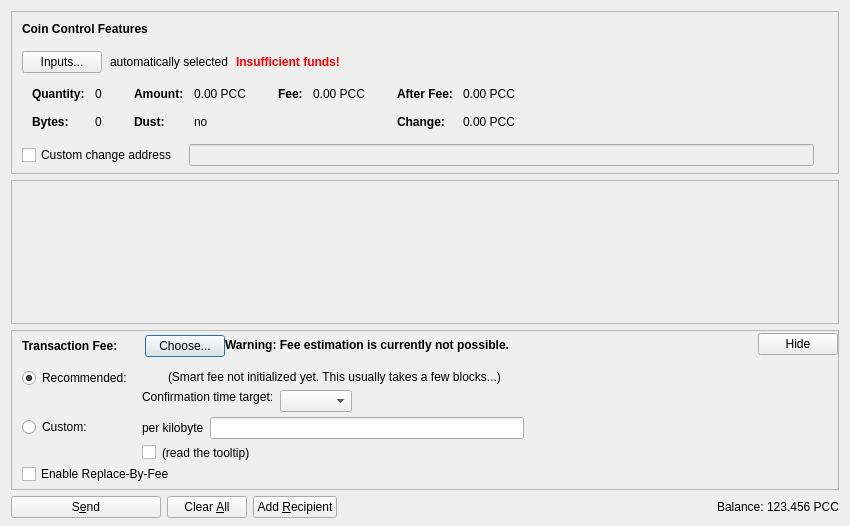
<?xml version="1.0" encoding="UTF-8"?>
<ui version="4.0">
 <class>SendCoinsDialog</class>
 <widget class="QDialog" name="SendCoinsDialog">
  <property name="geometry">
   <rect>
    <x>0</x>
    <y>0</y>
    <width>850</width>
    <height>526</height>
   </rect>
  </property>
  <property name="windowTitle">
   <string>Send Coins</string>
  </property>
  <layout class="QVBoxLayout" name="verticalLayout" stretch="0,1,0,0">
   <property name="bottomMargin">
    <number>8</number>
   </property>
   <item>
    <widget class="QFrame" name="frameCoinControl">
     <property name="sizePolicy">
      <sizepolicy hsizetype="Expanding" vsizetype="Expanding">
       <horstretch>0</horstretch>
       <verstretch>0</verstretch>
      </sizepolicy>
     </property>
     <property name="maximumSize">
      <size>
       <width>16777215</width>
       <height>16777215</height>
      </size>
     </property>
     <property name="frameShape">
      <enum>QFrame::StyledPanel</enum>
     </property>
     <property name="frameShadow">
      <enum>QFrame::Sunken</enum>
     </property>
     <layout class="QVBoxLayout" name="verticalLayoutCoinControl2">
      <property name="spacing">
       <number>0</number>
      </property>
      <property name="leftMargin">
       <number>0</number>
      </property>
      <property name="topMargin">
       <number>0</number>
      </property>
      <property name="rightMargin">
       <number>0</number>
      </property>
      <property name="bottomMargin">
       <number>6</number>
      </property>
      <item>
       <layout class="QVBoxLayout" name="verticalLayoutCoinControl" stretch="0,0,0,0,1">
        <property name="spacing">
         <number>0</number>
        </property>
        <property name="leftMargin">
         <number>10</number>
        </property>
        <property name="topMargin">
         <number>10</number>
        </property>
        <item>
         <layout class="QHBoxLayout" name="horizontalLayoutCoinControl1">
          <property name="bottomMargin">
           <number>15</number>
          </property>
          <item>
           <widget class="QLabel" name="labelCoinControlFeatures">
            <property name="sizePolicy">
             <sizepolicy hsizetype="Preferred" vsizetype="Maximum">
              <horstretch>0</horstretch>
              <verstretch>0</verstretch>
             </sizepolicy>
            </property>
            <property name="font">
             <font>
              <weight>75</weight>
              <bold>true</bold>
             </font>
            </property>
            <property name="styleSheet">
             <string notr="true">font-weight:bold;</string>
            </property>
            <property name="text">
             <string>Coin Control Features</string>
            </property>
           </widget>
          </item>
         </layout>
        </item>
        <item>
         <layout class="QHBoxLayout" name="horizontalLayoutCoinControl2" stretch="0,0,0,0">
          <property name="spacing">
           <number>8</number>
          </property>
          <property name="bottomMargin">
           <number>10</number>
          </property>
          <item>
           <widget class="QPushButton" name="pushButtonCoinControl">
            <property name="styleSheet">
             <string notr="true"/>
            </property>
            <property name="text">
             <string>Inputs...</string>
            </property>
            <property name="autoDefault">
             <bool>false</bool>
            </property>
           </widget>
          </item>
          <item>
           <widget class="QLabel" name="labelCoinControlAutomaticallySelected">
            <property name="text">
             <string>automatically selected</string>
            </property>
            <property name="margin">
             <number>5</number>
            </property>
           </widget>
          </item>
          <item>
           <widget class="QLabel" name="labelCoinControlInsuffFunds">
            <property name="font">
             <font>
              <weight>75</weight>
              <bold>true</bold>
             </font>
            </property>
            <property name="styleSheet">
             <string notr="true">color:red;font-weight:bold;</string>
            </property>
            <property name="text">
             <string>Insufficient funds!</string>
            </property>
            <property name="margin">
             <number>5</number>
            </property>
           </widget>
          </item>
          <item>
           <spacer name="horizontalSpacerCoinControl">
            <property name="orientation">
             <enum>Qt::Horizontal</enum>
            </property>
            <property name="sizeHint" stdset="0">
             <size>
              <width>40</width>
              <height>1</height>
             </size>
            </property>
           </spacer>
          </item>
         </layout>
        </item>
        <item>
         <widget class="QWidget" name="widgetCoinControl" native="true">
          <property name="sizePolicy">
           <sizepolicy hsizetype="Preferred" vsizetype="Preferred">
            <horstretch>0</horstretch>
            <verstretch>0</verstretch>
           </sizepolicy>
          </property>
          <property name="minimumSize">
           <size>
            <width>0</width>
            <height>0</height>
           </size>
          </property>
          <property name="styleSheet">
           <string notr="true"/>
          </property>
          <layout class="QHBoxLayout" name="horizontalLayoutCoinControl5">
           <property name="leftMargin">
            <number>0</number>
           </property>
           <property name="topMargin">
            <number>0</number>
           </property>
           <property name="rightMargin">
            <number>0</number>
           </property>
           <property name="bottomMargin">
            <number>0</number>
           </property>
           <item>
            <layout class="QHBoxLayout" name="horizontalLayoutCoinControl3" stretch="0,0,0,1">
             <property name="spacing">
              <number>20</number>
             </property>
             <property name="topMargin">
              <number>0</number>
             </property>
             <property name="bottomMargin">
              <number>10</number>
             </property>
             <item>
              <layout class="QFormLayout" name="formLayoutCoinControl1">
               <property name="horizontalSpacing">
                <number>10</number>
               </property>
               <property name="verticalSpacing">
                <number>14</number>
               </property>
               <property name="leftMargin">
                <number>10</number>
               </property>
               <property name="topMargin">
                <number>4</number>
               </property>
               <property name="rightMargin">
                <number>6</number>
               </property>
               <item row="0" column="0">
                <widget class="QLabel" name="labelCoinControlQuantityText">
                 <property name="font">
                  <font>
                   <weight>75</weight>
                   <bold>true</bold>
                  </font>
                 </property>
                 <property name="text">
                  <string>Quantity:</string>
                 </property>
                 <property name="margin">
                  <number>0</number>
                 </property>
                </widget>
               </item>
               <item row="0" column="1">
                <widget class="QLabel" name="labelCoinControlQuantity">
                 <property name="cursor">
                  <cursorShape>IBeamCursor</cursorShape>
                 </property>
                 <property name="contextMenuPolicy">
                  <enum>Qt::ActionsContextMenu</enum>
                 </property>
                 <property name="text">
                  <string notr="true">0</string>
                 </property>
                 <property name="margin">
                  <number>0</number>
                 </property>
                 <property name="textInteractionFlags">
                  <set>Qt::LinksAccessibleByMouse|Qt::TextSelectableByKeyboard|Qt::TextSelectableByMouse</set>
                 </property>
                </widget>
               </item>
               <item row="1" column="0">
                <widget class="QLabel" name="labelCoinControlBytesText">
                 <property name="font">
                  <font>
                   <weight>75</weight>
                   <bold>true</bold>
                  </font>
                 </property>
                 <property name="text">
                  <string>Bytes:</string>
                 </property>
                </widget>
               </item>
               <item row="1" column="1">
                <widget class="QLabel" name="labelCoinControlBytes">
                 <property name="cursor">
                  <cursorShape>IBeamCursor</cursorShape>
                 </property>
                 <property name="contextMenuPolicy">
                  <enum>Qt::ActionsContextMenu</enum>
                 </property>
                 <property name="text">
                  <string notr="true">0</string>
                 </property>
                 <property name="textInteractionFlags">
                  <set>Qt::LinksAccessibleByMouse|Qt::TextSelectableByKeyboard|Qt::TextSelectableByMouse</set>
                 </property>
                </widget>
               </item>
              </layout>
             </item>
             <item>
              <layout class="QFormLayout" name="formLayoutCoinControl2">
               <property name="horizontalSpacing">
                <number>10</number>
               </property>
               <property name="verticalSpacing">
                <number>14</number>
               </property>
               <property name="leftMargin">
                <number>6</number>
               </property>
               <property name="topMargin">
                <number>4</number>
               </property>
               <property name="rightMargin">
                <number>6</number>
               </property>
               <item row="0" column="0">
                <widget class="QLabel" name="labelCoinControlAmountText">
                 <property name="font">
                  <font>
                   <weight>75</weight>
                   <bold>true</bold>
                  </font>
                 </property>
                 <property name="text">
                  <string>Amount:</string>
                 </property>
                 <property name="margin">
                  <number>0</number>
                 </property>
                </widget>
               </item>
               <item row="0" column="1">
                <widget class="QLabel" name="labelCoinControlAmount">
                 <property name="cursor">
                  <cursorShape>IBeamCursor</cursorShape>
                 </property>
                 <property name="contextMenuPolicy">
                  <enum>Qt::ActionsContextMenu</enum>
                 </property>
                 <property name="text">
                  <string notr="true">0.00 PCC</string>
                 </property>
                 <property name="textInteractionFlags">
                  <set>Qt::LinksAccessibleByMouse|Qt::TextSelectableByKeyboard|Qt::TextSelectableByMouse</set>
                 </property>
                </widget>
               </item>
               <item row="1" column="0">
                <widget class="QLabel" name="labelCoinControlLowOutputText">
                 <property name="font">
                  <font>
                   <weight>75</weight>
                   <bold>true</bold>
                  </font>
                 </property>
                 <property name="text">
                  <string>Dust:</string>
                 </property>
                </widget>
               </item>
               <item row="1" column="1">
                <widget class="QLabel" name="labelCoinControlLowOutput">
                 <property name="cursor">
                  <cursorShape>IBeamCursor</cursorShape>
                 </property>
                 <property name="contextMenuPolicy">
                  <enum>Qt::ActionsContextMenu</enum>
                 </property>
                 <property name="text">
                  <string notr="true">no</string>
                 </property>
                 <property name="textInteractionFlags">
                  <set>Qt::LinksAccessibleByMouse|Qt::TextSelectableByKeyboard|Qt::TextSelectableByMouse</set>
                 </property>
                </widget>
               </item>
              </layout>
             </item>
             <item>
              <layout class="QFormLayout" name="formLayoutCoinControl3">
               <property name="horizontalSpacing">
                <number>10</number>
               </property>
               <property name="verticalSpacing">
                <number>14</number>
               </property>
               <property name="leftMargin">
                <number>6</number>
               </property>
               <property name="topMargin">
                <number>4</number>
               </property>
               <property name="rightMargin">
                <number>6</number>
               </property>
               <item row="0" column="0">
                <widget class="QLabel" name="labelCoinControlFeeText">
                 <property name="font">
                  <font>
                   <weight>75</weight>
                   <bold>true</bold>
                  </font>
                 </property>
                 <property name="text">
                  <string>Fee:</string>
                 </property>
                 <property name="margin">
                  <number>0</number>
                 </property>
                </widget>
               </item>
               <item row="0" column="1">
                <widget class="QLabel" name="labelCoinControlFee">
                 <property name="cursor">
                  <cursorShape>IBeamCursor</cursorShape>
                 </property>
                 <property name="contextMenuPolicy">
                  <enum>Qt::ActionsContextMenu</enum>
                 </property>
                 <property name="text">
                  <string notr="true">0.00 PCC</string>
                 </property>
                 <property name="textInteractionFlags">
                  <set>Qt::LinksAccessibleByMouse|Qt::TextSelectableByKeyboard|Qt::TextSelectableByMouse</set>
                 </property>
                </widget>
               </item>
              </layout>
             </item>
             <item>
              <layout class="QFormLayout" name="formLayoutCoinControl4">
               <property name="horizontalSpacing">
                <number>10</number>
               </property>
               <property name="verticalSpacing">
                <number>14</number>
               </property>
               <property name="leftMargin">
                <number>6</number>
               </property>
               <property name="topMargin">
                <number>4</number>
               </property>
               <property name="rightMargin">
                <number>6</number>
               </property>
               <item row="0" column="0">
                <widget class="QLabel" name="labelCoinControlAfterFeeText">
                 <property name="font">
                  <font>
                   <weight>75</weight>
                   <bold>true</bold>
                  </font>
                 </property>
                 <property name="text">
                  <string>After Fee:</string>
                 </property>
                 <property name="margin">
                  <number>0</number>
                 </property>
                </widget>
               </item>
               <item row="0" column="1">
                <widget class="QLabel" name="labelCoinControlAfterFee">
                 <property name="cursor">
                  <cursorShape>IBeamCursor</cursorShape>
                 </property>
                 <property name="contextMenuPolicy">
                  <enum>Qt::ActionsContextMenu</enum>
                 </property>
                 <property name="text">
                  <string notr="true">0.00 PCC</string>
                 </property>
                 <property name="textInteractionFlags">
                  <set>Qt::LinksAccessibleByMouse|Qt::TextSelectableByKeyboard|Qt::TextSelectableByMouse</set>
                 </property>
                </widget>
               </item>
               <item row="1" column="0">
                <widget class="QLabel" name="labelCoinControlChangeText">
                 <property name="font">
                  <font>
                   <weight>75</weight>
                   <bold>true</bold>
                  </font>
                 </property>
                 <property name="text">
                  <string>Change:</string>
                 </property>
                </widget>
               </item>
               <item row="1" column="1">
                <widget class="QLabel" name="labelCoinControlChange">
                 <property name="cursor">
                  <cursorShape>IBeamCursor</cursorShape>
                 </property>
                 <property name="contextMenuPolicy">
                  <enum>Qt::ActionsContextMenu</enum>
                 </property>
                 <property name="text">
                  <string notr="true">0.00 PCC</string>
                 </property>
                 <property name="textInteractionFlags">
                  <set>Qt::LinksAccessibleByMouse|Qt::TextSelectableByKeyboard|Qt::TextSelectableByMouse</set>
                 </property>
                </widget>
               </item>
              </layout>
             </item>
            </layout>
           </item>
          </layout>
         </widget>
        </item>
        <item>
         <layout class="QHBoxLayout" name="horizontalLayoutCoinControl4" stretch="0,0,0">
          <property name="spacing">
           <number>12</number>
          </property>
          <property name="sizeConstraint">
           <enum>QLayout::SetDefaultConstraint</enum>
          </property>
          <property name="topMargin">
           <number>5</number>
          </property>
          <property name="rightMargin">
           <number>5</number>
          </property>
          <item>
           <widget class="QCheckBox" name="checkBoxCoinControlChange">
            <property name="toolTip">
             <string>If this is activated, but the change address is empty or invalid, change will be sent to a newly generated address.</string>
            </property>
            <property name="text">
             <string>Custom change address</string>
            </property>
           </widget>
          </item>
          <item>
           <widget class="QValidatedLineEdit" name="lineEditCoinControlChange">
            <property name="enabled">
             <bool>false</bool>
            </property>
            <property name="sizePolicy">
             <sizepolicy hsizetype="Expanding" vsizetype="Fixed">
              <horstretch>0</horstretch>
              <verstretch>0</verstretch>
             </sizepolicy>
            </property>
           </widget>
          </item>
          <item>
           <widget class="QLabel" name="labelCoinControlChangeLabel">
            <property name="sizePolicy">
             <sizepolicy hsizetype="Preferred" vsizetype="Expanding">
              <horstretch>0</horstretch>
              <verstretch>0</verstretch>
             </sizepolicy>
            </property>
            <property name="minimumSize">
             <size>
              <width>0</width>
              <height>0</height>
             </size>
            </property>
            <property name="text">
             <string/>
            </property>
            <property name="margin">
             <number>3</number>
            </property>
           </widget>
          </item>
         </layout>
        </item>
        <item>
         <spacer name="verticalSpacerCoinControl">
          <property name="orientation">
           <enum>Qt::Vertical</enum>
          </property>
          <property name="sizeHint" stdset="0">
           <size>
            <width>800</width>
            <height>1</height>
           </size>
          </property>
         </spacer>
        </item>
       </layout>
      </item>
     </layout>
    </widget>
   </item>
   <item>
    <widget class="QScrollArea" name="scrollArea">
     <property name="widgetResizable">
      <bool>true</bool>
     </property>
     <widget class="QWidget" name="scrollAreaWidgetContents">
      <property name="geometry">
       <rect>
        <x>0</x>
        <y>0</y>
        <width>830</width>
        <height>104</height>
       </rect>
      </property>
      <layout class="QVBoxLayout" name="verticalLayout_2" stretch="0,1">
       <property name="leftMargin">
        <number>0</number>
       </property>
       <property name="topMargin">
        <number>0</number>
       </property>
       <property name="rightMargin">
        <number>0</number>
       </property>
       <property name="bottomMargin">
        <number>0</number>
       </property>
       <item>
        <layout class="QVBoxLayout" name="entries">
         <property name="spacing">
          <number>6</number>
         </property>
        </layout>
       </item>
       <item>
        <spacer name="verticalSpacer">
         <property name="orientation">
          <enum>Qt::Vertical</enum>
         </property>
         <property name="sizeHint" stdset="0">
          <size>
           <width>20</width>
           <height>40</height>
          </size>
         </property>
        </spacer>
       </item>
      </layout>
     </widget>
    </widget>
   </item>
   <item>
    <widget class="QFrame" name="frameFee">
     <property name="sizePolicy">
      <sizepolicy hsizetype="Expanding" vsizetype="Expanding">
       <horstretch>0</horstretch>
       <verstretch>0</verstretch>
      </sizepolicy>
     </property>
     <property name="maximumSize">
      <size>
       <width>16777215</width>
       <height>16777215</height>
      </size>
     </property>
     <property name="frameShape">
      <enum>QFrame::StyledPanel</enum>
     </property>
     <property name="frameShadow">
      <enum>QFrame::Sunken</enum>
     </property>
     <layout class="QVBoxLayout" name="verticalLayoutFee1">
      <property name="spacing">
       <number>0</number>
      </property>
      <property name="leftMargin">
       <number>0</number>
      </property>
      <property name="topMargin">
       <number>0</number>
      </property>
      <property name="rightMargin">
       <number>0</number>
      </property>
      <property name="bottomMargin">
       <number>0</number>
      </property>
      <item>
       <layout class="QVBoxLayout" name="verticalLayoutFee2" stretch="0,0,0">
        <property name="spacing">
         <number>0</number>
        </property>
        <property name="leftMargin">
         <number>10</number>
        </property>
        <property name="topMargin">
         <number>0</number>
        </property>
        <item>
         <layout class="QHBoxLayout" name="horizontalLayoutFee1">
          <property name="bottomMargin">
           <number>0</number>
          </property>
          <item>
           <layout class="QVBoxLayout" name="verticalLayoutFee7">
            <property name="spacing">
             <number>0</number>
            </property>
            <item>
             <spacer name="verticalSpacerSmartFee">
              <property name="orientation">
               <enum>Qt::Vertical</enum>
              </property>
              <property name="sizeType">
               <enum>QSizePolicy::Fixed</enum>
              </property>
              <property name="sizeHint" stdset="0">
               <size>
                <width>1</width>
                <height>4</height>
               </size>
              </property>
             </spacer>
            </item>
            <item>
             <layout class="QHBoxLayout" name="horizontalLayoutSmartFee">
              <property name="spacing">
               <number>10</number>
              </property>
              <item>
               <widget class="QLabel" name="labelFeeHeadline">
                <property name="sizePolicy">
                 <sizepolicy hsizetype="Preferred" vsizetype="Maximum">
                  <horstretch>0</horstretch>
                  <verstretch>0</verstretch>
                 </sizepolicy>
                </property>
                <property name="font">
                 <font>
                  <weight>75</weight>
                  <bold>true</bold>
                 </font>
                </property>
                <property name="styleSheet">
                 <string notr="true">font-weight:bold;</string>
                </property>
                <property name="text">
                 <string>Transaction Fee:</string>
                </property>
               </widget>
              </item>
              <item>
               <widget class="QLabel" name="labelFeeMinimized">
                <property name="text">
                 <string/>
                </property>
               </widget>
              </item>
              <item>
               <widget class="QPushButton" name="buttonChooseFee">
                <property name="text">
                 <string>Choose...</string>
                </property>
               </widget>
              </item>
             </layout>
            </item>
            <item>
             <spacer name="verticalSpacer_5">
              <property name="orientation">
               <enum>Qt::Vertical</enum>
              </property>
              <property name="sizeHint" stdset="0">
               <size>
                <width>1</width>
                <height>1</height>
               </size>
              </property>
             </spacer>
            </item>
           </layout>
          </item>
          <item>
           <widget class="QLabel" name="fallbackFeeWarningLabel">
            <property name="toolTip">
             <string>Using the fallbackfee can result in sending a transaction that will take several hours or days (or never) to confirm. Consider choosing your fee manually or wait until you have validated the complete chain.</string>
            </property>
            <property name="font">
            <font>
                <weight>75</weight>
                <bold>true</bold>
            </font>
            </property>
            <property name="text">
             <string>Warning: Fee estimation is currently not possible.</string>
            </property>
            <property name="wordWrap">
             <bool>false</bool>
            </property>
           </widget>
          </item>
          <item>
           <spacer name="horizontalSpacer_4">
            <property name="orientation">
             <enum>Qt::Horizontal</enum>
            </property>
            <property name="sizeType">
             <enum>QSizePolicy::MinimumExpanding</enum>
            </property>
            <property name="sizeHint" stdset="0">
             <size>
              <width>40</width>
              <height>20</height>
             </size>
            </property>
           </spacer>
          </item>
          <item>
           <widget class="QPushButton" name="buttonMinimizeFee">
            <property name="toolTip">
             <string>collapse fee-settings</string>
            </property>
            <property name="text">
             <string>Hide</string>
            </property>
           </widget>
          </item>
         </layout>
        </item>
        <item>
         <widget class="QFrame" name="frameFeeSelection">
          <layout class="QVBoxLayout" name="verticalLayoutFee12">
           <property name="spacing">
            <number>0</number>
           </property>
           <property name="leftMargin">
            <number>0</number>
           </property>
           <property name="topMargin">
            <number>0</number>
           </property>
           <property name="rightMargin">
            <number>0</number>
           </property>
           <property name="bottomMargin">
            <number>0</number>
           </property>
           <item>
            <layout class="QGridLayout" name="gridLayoutFee">
             <property name="topMargin">
              <number>10</number>
             </property>
             <property name="bottomMargin">
              <number>4</number>
             </property>
             <property name="horizontalSpacing">
              <number>10</number>
             </property>
             <property name="verticalSpacing">
              <number>4</number>
             </property>
             <item row="1" column="1">
              <layout class="QVBoxLayout" name="verticalLayoutFee8">
               <property name="spacing">
                <number>6</number>
               </property>
               <item>
                <layout class="QHBoxLayout" name="horizontalLayoutFee13">
                 <item>
                  <widget class="QLabel" name="labelCustomPerKilobyte">
                   <property name="toolTip">
                    <string>Specify a custom fee per kB (1,000 bytes) of the transaction's virtual size.

Note:  Since the fee is calculated on a per-byte basis, a fee of "100 satoshis per kB" for a transaction size of 500 bytes (half of 1 kB) would ultimately yield a fee of only 50 satoshis.</string>
                   </property>
                   <property name="text">
                    <string>per kilobyte</string>
                   </property>
                  </widget>
                 </item>
                 <item>
                  <widget class="PaycheckCashAmountField" name="customFee"/>
                 </item>
                 <item>
                  <spacer name="horizontalSpacer_6">
                   <property name="orientation">
                    <enum>Qt::Horizontal</enum>
                   </property>
                   <property name="sizeHint" stdset="0">
                    <size>
                     <width>1</width>
                     <height>1</height>
                    </size>
                   </property>
                  </spacer>
                 </item>
                </layout>
               </item>
               <item>
                <layout class="QHBoxLayout" name="horizontalLayoutFee8">
                 <item>
                  <widget class="QCheckBox" name="checkBoxMinimumFee">
                   <property name="toolTip">
                    <string>Paying only the minimum fee is just fine as long as there is less transaction volume than space in the blocks. But be aware that this can end up in a never confirming transaction once there is more demand for paycheckcash transactions than the network can process.</string>
                   </property>
                   <property name="text">
                    <string/>
                   </property>
                  </widget>
                 </item>
                 <item>
                  <widget class="QLabel" name="labelMinFeeWarning">
                   <property name="enabled">
                    <bool>true</bool>
                   </property>
                   <property name="toolTip">
                    <string>Paying only the minimum fee is just fine as long as there is less transaction volume than space in the blocks. But be aware that this can end up in a never confirming transaction once there is more demand for paycheckcash transactions than the network can process.</string>
                   </property>
                   <property name="text">
                    <string>(read the tooltip)</string>
                   </property>
                   <property name="margin">
                    <number>5</number>
                   </property>
                  </widget>
                 </item>
                 <item>
                  <spacer name="horizontalSpacer_2">
                   <property name="orientation">
                    <enum>Qt::Horizontal</enum>
                   </property>
                   <property name="sizeHint" stdset="0">
                    <size>
                     <width>1</width>
                     <height>1</height>
                    </size>
                   </property>
                  </spacer>
                 </item>
                </layout>
               </item>
              </layout>
             </item>
             <item row="0" column="0">
              <layout class="QVBoxLayout" name="verticalLayoutFee4" stretch="0,1">
               <item>
                <widget class="QRadioButton" name="radioSmartFee">
                 <property name="text">
                  <string>Recommended:</string>
                 </property>
                 <property name="checked">
                  <bool>true</bool>
                 </property>
                 <attribute name="buttonGroup">
                  <string notr="true">groupFee</string>
                 </attribute>
                </widget>
               </item>
               <item>
                <spacer name="verticalSpacer_2">
                 <property name="orientation">
                  <enum>Qt::Vertical</enum>
                 </property>
                 <property name="sizeHint" stdset="0">
                  <size>
                   <width>1</width>
                   <height>1</height>
                  </size>
                 </property>
                </spacer>
               </item>
              </layout>
             </item>
             <item row="1" column="0">
              <layout class="QVBoxLayout" name="verticalLayoutFee9" stretch="0,1">
               <item>
                <widget class="QRadioButton" name="radioCustomFee">
                 <property name="text">
                  <string>Custom:</string>
                 </property>
                 <attribute name="buttonGroup">
                  <string notr="true">groupFee</string>
                 </attribute>
                </widget>
               </item>
               <item>
                <spacer name="verticalSpacer_6">
                 <property name="orientation">
                  <enum>Qt::Vertical</enum>
                 </property>
                 <property name="sizeHint" stdset="0">
                  <size>
                   <width>1</width>
                   <height>1</height>
                  </size>
                 </property>
                </spacer>
               </item>
              </layout>
             </item>
             <item row="0" column="1">
              <layout class="QVBoxLayout" name="verticalLayoutFee3" stretch="0,0,1">
               <property name="spacing">
                <number>6</number>
               </property>
               <property name="topMargin">
                <number>2</number>
               </property>
               <item>
                <layout class="QHBoxLayout" name="horizontalLayoutFee12">
                 <item>
                  <widget class="QLabel" name="labelSmartFee">
                   <property name="text">
                    <string/>
                   </property>
                   <property name="margin">
                    <number>2</number>
                   </property>
                  </widget>
                 </item>
                 <item>
                  <widget class="QLabel" name="labelFeeEstimation">
                   <property name="text">
                    <string/>
                   </property>
                  </widget>
                 </item>
                 <item>
                  <widget class="QLabel" name="labelSmartFee2">
                   <property name="text">
                    <string>(Smart fee not initialized yet. This usually takes a few blocks...)</string>
                   </property>
                   <property name="margin">
                    <number>2</number>
                   </property>
                  </widget>
                 </item>
                 <item>
                  <spacer name="horizontalSpacer_5">
                   <property name="orientation">
                    <enum>Qt::Horizontal</enum>
                   </property>
                   <property name="sizeHint" stdset="0">
                    <size>
                     <width>1</width>
                     <height>1</height>
                    </size>
                   </property>
                  </spacer>
                 </item>
                </layout>
               </item>
               <item>
                <layout class="QHBoxLayout" name="horizontalLayoutFee9">
                 <item>
                  <layout class="QVBoxLayout" name="verticalLayoutFee6">
                   <item>
                    <widget class="QLabel" name="labelSmartFee3">
                     <property name="text">
                      <string>Confirmation time target:</string>
                     </property>
                     <property name="margin">
                      <number>2</number>
                     </property>
                    </widget>
                   </item>
                   <item>
                    <spacer name="verticalSpacer_3">
                     <property name="orientation">
                      <enum>Qt::Vertical</enum>
                     </property>
                     <property name="sizeHint" stdset="0">
                      <size>
                       <width>1</width>
                       <height>1</height>
                      </size>
                     </property>
                    </spacer>
                   </item>
                  </layout>
                 </item>
                 <item>
                  <layout class="QVBoxLayout" name="verticalLayoutFee5">
                   <property name="rightMargin">
                    <number>30</number>
                   </property>
                   <item>
                    <layout class="QHBoxLayout" name="horizontalLayoutConfTarget">
                     <property name="bottomMargin">
                      <number>0</number>
                     </property>
                     <item>
                      <widget class="QComboBox" name="confTargetSelector"/>
                     </item>
                     <item>
                      <spacer name="horizontalSpacerConfTarget">
                       <property name="orientation">
                        <enum>Qt::Horizontal</enum>
                       </property>
                       <property name="sizeHint" stdset="0">
                        <size>
                         <width>40</width>
                         <height>20</height>
                        </size>
                       </property>
                      </spacer>
                     </item>
                    </layout>
                   </item>
                  </layout>
                 </item>
                </layout>
               </item>
               <item>
                <spacer name="verticalSpacer_4">
                 <property name="orientation">
                  <enum>Qt::Vertical</enum>
                 </property>
                 <property name="sizeHint" stdset="0">
                  <size>
                   <width>1</width>
                   <height>1</height>
                  </size>
                 </property>
                </spacer>
               </item>
              </layout>
             </item>
            </layout>
           </item>
           <item>
            <widget class="QCheckBox" name="optInRBF">
             <property name="text">
              <string>Enable Replace-By-Fee</string>
             </property>
             <property name="toolTip">
              <string>With Replace-By-Fee (BIP-125) you can increase a transaction's fee after it is sent. Without this, a higher fee may be recommended to compensate for increased transaction delay risk.</string>
             </property>
            </widget>
           </item>
          </layout>
         </widget>
        </item>
        <item>
         <spacer name="verticalSpacerFee">
          <property name="orientation">
           <enum>Qt::Vertical</enum>
          </property>
          <property name="sizeHint" stdset="0">
           <size>
            <width>40</width>
            <height>5</height>
           </size>
          </property>
         </spacer>
        </item>
       </layout>
      </item>
     </layout>
    </widget>
   </item>
   <item>
    <layout class="QHBoxLayout" name="horizontalLayout">
     <item>
      <widget class="QPushButton" name="sendButton">
       <property name="minimumSize">
        <size>
         <width>150</width>
         <height>0</height>
        </size>
       </property>
       <property name="toolTip">
        <string>Confirm the send action</string>
       </property>
       <property name="text">
        <string>S&amp;end</string>
       </property>
       <property name="icon">
        <iconset resource="../paycheckcash.qrc">
         <normaloff>:/icons/send</normaloff>:/icons/send</iconset>
       </property>
       <property name="autoDefault">
        <bool>false</bool>
       </property>
       <property name="default">
        <bool>false</bool>
       </property>
      </widget>
     </item>
     <item>
      <widget class="QPushButton" name="clearButton">
       <property name="sizePolicy">
        <sizepolicy hsizetype="Minimum" vsizetype="Fixed">
         <horstretch>0</horstretch>
         <verstretch>0</verstretch>
        </sizepolicy>
       </property>
       <property name="toolTip">
        <string>Clear all fields of the form.</string>
       </property>
       <property name="text">
        <string>Clear &amp;All</string>
       </property>
       <property name="icon">
        <iconset resource="../paycheckcash.qrc">
         <normaloff>:/icons/remove</normaloff>:/icons/remove</iconset>
       </property>
       <property name="autoDefault">
        <bool>false</bool>
       </property>
      </widget>
     </item>
     <item>
      <widget class="QPushButton" name="addButton">
       <property name="toolTip">
        <string>Send to multiple recipients at once</string>
       </property>
       <property name="text">
        <string>Add &amp;Recipient</string>
       </property>
       <property name="icon">
        <iconset resource="../paycheckcash.qrc">
         <normaloff>:/icons/add</normaloff>:/icons/add</iconset>
       </property>
       <property name="autoDefault">
        <bool>false</bool>
       </property>
      </widget>
     </item>
     <item>
      <spacer name="horizontalSpacer">
       <property name="orientation">
        <enum>Qt::Horizontal</enum>
       </property>
       <property name="sizeHint" stdset="0">
        <size>
         <width>40</width>
         <height>20</height>
        </size>
       </property>
      </spacer>
     </item>
     <item>
      <layout class="QHBoxLayout" name="horizontalLayout_2">
       <property name="spacing">
        <number>3</number>
       </property>
       <item>
        <widget class="QLabel" name="label">
         <property name="sizePolicy">
          <sizepolicy hsizetype="Preferred" vsizetype="Fixed">
           <horstretch>0</horstretch>
           <verstretch>0</verstretch>
          </sizepolicy>
         </property>
         <property name="text">
          <string>Balance:</string>
         </property>
        </widget>
       </item>
       <item>
        <widget class="QLabel" name="labelBalance">
         <property name="sizePolicy">
          <sizepolicy hsizetype="Preferred" vsizetype="Fixed">
           <horstretch>0</horstretch>
           <verstretch>0</verstretch>
          </sizepolicy>
         </property>
         <property name="cursor">
          <cursorShape>IBeamCursor</cursorShape>
         </property>
         <property name="text">
          <string notr="true">123.456 PCC</string>
         </property>
         <property name="textInteractionFlags">
          <set>Qt::LinksAccessibleByMouse|Qt::TextSelectableByKeyboard|Qt::TextSelectableByMouse</set>
         </property>
        </widget>
       </item>
      </layout>
     </item>
    </layout>
   </item>
  </layout>
 </widget>
 <customwidgets>
  <customwidget>
   <class>QValidatedLineEdit</class>
   <extends>QLineEdit</extends>
   <header>qt/qvalidatedlineedit.h</header>
  </customwidget>
  <customwidget>
   <class>PaycheckCashAmountField</class>
   <extends>QLineEdit</extends>
   <header>qt/paycheckcashamountfield.h</header>
   <container>1</container>
  </customwidget>
 </customwidgets>
 <resources>
  <include location="../paycheckcash.qrc"/>
 </resources>
 <connections/>
 <buttongroups>
  <buttongroup name="groupFee"/>
 </buttongroups>
</ui>
